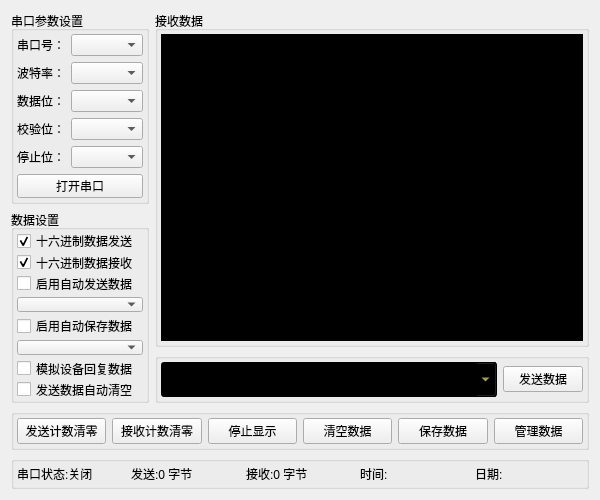
<?xml version="1.0" encoding="UTF-8"?>
<ui version="4.0">
 <class>frmMain</class>
 <widget class="QWidget" name="frmMain">
  <property name="geometry">
   <rect>
    <x>0</x>
    <y>0</y>
    <width>600</width>
    <height>500</height>
   </rect>
  </property>
  <property name="minimumSize">
   <size>
    <width>600</width>
    <height>500</height>
   </size>
  </property>
  <property name="windowTitle">
   <string>串口设备调试工具V1.0(作者:刘典武  QQ:517216493)</string>
  </property>
  <property name="windowIcon">
   <iconset resource="main.qrc">
    <normaloff>:/main.png</normaloff>:/main.png</iconset>
  </property>
  <layout class="QVBoxLayout" name="verticalLayout_5">
   <item>
    <layout class="QHBoxLayout" name="horizontalLayout_8">
     <item>
      <layout class="QVBoxLayout" name="verticalLayout_3">
       <item>
        <widget class="QGroupBox" name="gbox1">
         <property name="title">
          <string>串口参数设置</string>
         </property>
         <layout class="QVBoxLayout" name="verticalLayout">
          <property name="leftMargin">
           <number>3</number>
          </property>
          <property name="topMargin">
           <number>3</number>
          </property>
          <property name="rightMargin">
           <number>3</number>
          </property>
          <property name="bottomMargin">
           <number>3</number>
          </property>
          <item>
           <layout class="QHBoxLayout" name="horizontalLayout">
            <item>
             <widget class="QLabel" name="label">
              <property name="text">
               <string>串口号：</string>
              </property>
             </widget>
            </item>
            <item>
             <widget class="QComboBox" name="cboxPortName">
              <property name="sizePolicy">
               <sizepolicy hsizetype="Preferred" vsizetype="Fixed">
                <horstretch>1</horstretch>
                <verstretch>0</verstretch>
               </sizepolicy>
              </property>
             </widget>
            </item>
           </layout>
          </item>
          <item>
           <layout class="QHBoxLayout" name="horizontalLayout_2">
            <item>
             <widget class="QLabel" name="label_2">
              <property name="text">
               <string>波特率：</string>
              </property>
             </widget>
            </item>
            <item>
             <widget class="QComboBox" name="cboxBaudRate">
              <property name="sizePolicy">
               <sizepolicy hsizetype="Preferred" vsizetype="Fixed">
                <horstretch>1</horstretch>
                <verstretch>0</verstretch>
               </sizepolicy>
              </property>
              <property name="minimumSize">
               <size>
                <width>30</width>
                <height>0</height>
               </size>
              </property>
             </widget>
            </item>
           </layout>
          </item>
          <item>
           <layout class="QHBoxLayout" name="horizontalLayout_3">
            <item>
             <widget class="QLabel" name="label_3">
              <property name="text">
               <string>数据位：</string>
              </property>
             </widget>
            </item>
            <item>
             <widget class="QComboBox" name="cboxDataBit">
              <property name="sizePolicy">
               <sizepolicy hsizetype="Preferred" vsizetype="Fixed">
                <horstretch>1</horstretch>
                <verstretch>0</verstretch>
               </sizepolicy>
              </property>
             </widget>
            </item>
           </layout>
          </item>
          <item>
           <layout class="QHBoxLayout" name="horizontalLayout_4">
            <item>
             <widget class="QLabel" name="label_4">
              <property name="text">
               <string>校验位：</string>
              </property>
             </widget>
            </item>
            <item>
             <widget class="QComboBox" name="cboxParity">
              <property name="sizePolicy">
               <sizepolicy hsizetype="Preferred" vsizetype="Fixed">
                <horstretch>1</horstretch>
                <verstretch>0</verstretch>
               </sizepolicy>
              </property>
             </widget>
            </item>
           </layout>
          </item>
          <item>
           <layout class="QHBoxLayout" name="horizontalLayout_5">
            <item>
             <widget class="QLabel" name="label_5">
              <property name="text">
               <string>停止位：</string>
              </property>
             </widget>
            </item>
            <item>
             <widget class="QComboBox" name="cboxStopBit">
              <property name="sizePolicy">
               <sizepolicy hsizetype="Preferred" vsizetype="Fixed">
                <horstretch>1</horstretch>
                <verstretch>0</verstretch>
               </sizepolicy>
              </property>
             </widget>
            </item>
           </layout>
          </item>
          <item>
           <spacer name="verticalSpacer">
            <property name="orientation">
             <enum>Qt::Vertical</enum>
            </property>
            <property name="sizeType">
             <enum>QSizePolicy::Minimum</enum>
            </property>
            <property name="sizeHint" stdset="0">
             <size>
              <width>0</width>
              <height>0</height>
             </size>
            </property>
           </spacer>
          </item>
          <item>
           <widget class="QPushButton" name="btnOpen">
            <property name="sizePolicy">
             <sizepolicy hsizetype="Minimum" vsizetype="Expanding">
              <horstretch>0</horstretch>
              <verstretch>0</verstretch>
             </sizepolicy>
            </property>
            <property name="cursor">
             <cursorShape>PointingHandCursor</cursorShape>
            </property>
            <property name="text">
             <string>打开串口</string>
            </property>
           </widget>
          </item>
         </layout>
        </widget>
       </item>
       <item>
        <widget class="QGroupBox" name="gbox3">
         <property name="title">
          <string>数据设置</string>
         </property>
         <layout class="QVBoxLayout" name="verticalLayout_2">
          <property name="leftMargin">
           <number>3</number>
          </property>
          <property name="topMargin">
           <number>3</number>
          </property>
          <property name="rightMargin">
           <number>3</number>
          </property>
          <property name="bottomMargin">
           <number>3</number>
          </property>
          <item>
           <widget class="QCheckBox" name="ckHexSend">
            <property name="text">
             <string>十六进制数据发送</string>
            </property>
            <property name="checked">
             <bool>true</bool>
            </property>
           </widget>
          </item>
          <item>
           <widget class="QCheckBox" name="ckHexReceive">
            <property name="text">
             <string>十六进制数据接收</string>
            </property>
            <property name="checked">
             <bool>true</bool>
            </property>
           </widget>
          </item>
          <item>
           <widget class="QCheckBox" name="ckIsAutoSend">
            <property name="text">
             <string>启用自动发送数据</string>
            </property>
           </widget>
          </item>
          <item>
           <widget class="QComboBox" name="cboxSend"/>
          </item>
          <item>
           <widget class="QCheckBox" name="ckIsAutoSave">
            <property name="text">
             <string>启用自动保存数据</string>
            </property>
           </widget>
          </item>
          <item>
           <widget class="QComboBox" name="cboxSave"/>
          </item>
          <item>
           <widget class="QCheckBox" name="ckIsDebug">
            <property name="text">
             <string>模拟设备回复数据</string>
            </property>
           </widget>
          </item>
          <item>
           <widget class="QCheckBox" name="ckIsAutoClear">
            <property name="text">
             <string>发送数据自动清空</string>
            </property>
           </widget>
          </item>
         </layout>
        </widget>
       </item>
      </layout>
     </item>
     <item>
      <layout class="QVBoxLayout" name="verticalLayout_4">
       <item>
        <widget class="QGroupBox" name="gbox2">
         <property name="layoutDirection">
          <enum>Qt::LeftToRight</enum>
         </property>
         <property name="title">
          <string>接收数据</string>
         </property>
         <layout class="QHBoxLayout" name="horizontalLayout_6">
          <property name="leftMargin">
           <number>3</number>
          </property>
          <property name="topMargin">
           <number>3</number>
          </property>
          <property name="rightMargin">
           <number>3</number>
          </property>
          <property name="bottomMargin">
           <number>3</number>
          </property>
          <item>
           <widget class="QTextEdit" name="txtDataHex">
            <property name="enabled">
             <bool>true</bool>
            </property>
            <property name="sizePolicy">
             <sizepolicy hsizetype="Expanding" vsizetype="Expanding">
              <horstretch>0</horstretch>
              <verstretch>0</verstretch>
             </sizepolicy>
            </property>
            <property name="layoutDirection">
             <enum>Qt::LeftToRight</enum>
            </property>
            <property name="autoFillBackground">
             <bool>false</bool>
            </property>
            <property name="styleSheet">
             <string notr="true">background-color: rgb(0, 0, 0);
font: 14pt &quot;宋体&quot;;
color: rgb(255, 255, 127);</string>
            </property>
            <property name="frameShape">
             <enum>QFrame::StyledPanel</enum>
            </property>
            <property name="verticalScrollBarPolicy">
             <enum>Qt::ScrollBarAsNeeded</enum>
            </property>
            <property name="horizontalScrollBarPolicy">
             <enum>Qt::ScrollBarAsNeeded</enum>
            </property>
            <property name="readOnly">
             <bool>true</bool>
            </property>
           </widget>
          </item>
         </layout>
        </widget>
       </item>
       <item>
        <widget class="QGroupBox" name="gbox5">
         <property name="title">
          <string/>
         </property>
         <layout class="QHBoxLayout" name="horizontalLayout_7">
          <property name="leftMargin">
           <number>3</number>
          </property>
          <property name="topMargin">
           <number>3</number>
          </property>
          <property name="rightMargin">
           <number>3</number>
          </property>
          <property name="bottomMargin">
           <number>3</number>
          </property>
          <item>
           <widget class="QComboBox" name="txtSend">
            <property name="sizePolicy">
             <sizepolicy hsizetype="Preferred" vsizetype="Fixed">
              <horstretch>1</horstretch>
              <verstretch>0</verstretch>
             </sizepolicy>
            </property>
            <property name="font">
             <font>
              <family>宋体</family>
              <pointsize>14</pointsize>
              <weight>50</weight>
              <italic>false</italic>
              <bold>false</bold>
             </font>
            </property>
            <property name="styleSheet">
             <string notr="true">background-color: rgb(0, 0, 0);
font: 14pt &quot;宋体&quot;;
color: rgb(255, 255, 127);</string>
            </property>
            <property name="editable">
             <bool>true</bool>
            </property>
           </widget>
          </item>
          <item>
           <widget class="QPushButton" name="btnSend">
            <property name="cursor">
             <cursorShape>PointingHandCursor</cursorShape>
            </property>
            <property name="text">
             <string>发送数据</string>
            </property>
           </widget>
          </item>
         </layout>
        </widget>
       </item>
      </layout>
     </item>
    </layout>
   </item>
   <item>
    <widget class="QGroupBox" name="gbox6">
     <property name="title">
      <string/>
     </property>
     <layout class="QHBoxLayout" name="horizontalLayout_9">
      <property name="leftMargin">
       <number>3</number>
      </property>
      <property name="topMargin">
       <number>3</number>
      </property>
      <property name="rightMargin">
       <number>3</number>
      </property>
      <property name="bottomMargin">
       <number>3</number>
      </property>
      <item>
       <widget class="QPushButton" name="btnClearSend">
        <property name="sizePolicy">
         <sizepolicy hsizetype="Minimum" vsizetype="Preferred">
          <horstretch>0</horstretch>
          <verstretch>0</verstretch>
         </sizepolicy>
        </property>
        <property name="cursor">
         <cursorShape>PointingHandCursor</cursorShape>
        </property>
        <property name="text">
         <string>发送计数清零</string>
        </property>
       </widget>
      </item>
      <item>
       <widget class="QPushButton" name="btnClearReceive">
        <property name="sizePolicy">
         <sizepolicy hsizetype="Minimum" vsizetype="Preferred">
          <horstretch>0</horstretch>
          <verstretch>0</verstretch>
         </sizepolicy>
        </property>
        <property name="cursor">
         <cursorShape>PointingHandCursor</cursorShape>
        </property>
        <property name="text">
         <string>接收计数清零</string>
        </property>
       </widget>
      </item>
      <item>
       <widget class="QPushButton" name="btnStopShow">
        <property name="sizePolicy">
         <sizepolicy hsizetype="Minimum" vsizetype="Preferred">
          <horstretch>0</horstretch>
          <verstretch>0</verstretch>
         </sizepolicy>
        </property>
        <property name="cursor">
         <cursorShape>PointingHandCursor</cursorShape>
        </property>
        <property name="text">
         <string>停止显示</string>
        </property>
       </widget>
      </item>
      <item>
       <widget class="QPushButton" name="btnClearAll">
        <property name="sizePolicy">
         <sizepolicy hsizetype="Minimum" vsizetype="Preferred">
          <horstretch>0</horstretch>
          <verstretch>0</verstretch>
         </sizepolicy>
        </property>
        <property name="cursor">
         <cursorShape>PointingHandCursor</cursorShape>
        </property>
        <property name="text">
         <string>清空数据</string>
        </property>
       </widget>
      </item>
      <item>
       <widget class="QPushButton" name="btnSave">
        <property name="sizePolicy">
         <sizepolicy hsizetype="Minimum" vsizetype="Preferred">
          <horstretch>0</horstretch>
          <verstretch>0</verstretch>
         </sizepolicy>
        </property>
        <property name="cursor">
         <cursorShape>PointingHandCursor</cursorShape>
        </property>
        <property name="text">
         <string>保存数据</string>
        </property>
       </widget>
      </item>
      <item>
       <widget class="QPushButton" name="btnData">
        <property name="sizePolicy">
         <sizepolicy hsizetype="Minimum" vsizetype="Preferred">
          <horstretch>0</horstretch>
          <verstretch>0</verstretch>
         </sizepolicy>
        </property>
        <property name="cursor">
         <cursorShape>PointingHandCursor</cursorShape>
        </property>
        <property name="text">
         <string>管理数据</string>
        </property>
       </widget>
      </item>
     </layout>
    </widget>
   </item>
   <item>
    <widget class="QGroupBox" name="groupBox">
     <property name="title">
      <string/>
     </property>
     <layout class="QHBoxLayout" name="horizontalLayout_10">
      <property name="leftMargin">
       <number>3</number>
      </property>
      <property name="topMargin">
       <number>3</number>
      </property>
      <property name="rightMargin">
       <number>3</number>
      </property>
      <property name="bottomMargin">
       <number>3</number>
      </property>
      <item>
       <widget class="QLabel" name="labIsOpen">
        <property name="text">
         <string>串口状态:关闭</string>
        </property>
       </widget>
      </item>
      <item>
       <widget class="QLabel" name="labSend">
        <property name="text">
         <string>发送:0 字节</string>
        </property>
       </widget>
      </item>
      <item>
       <widget class="QLabel" name="labReceive">
        <property name="text">
         <string>接收:0 字节</string>
        </property>
       </widget>
      </item>
      <item>
       <widget class="QLabel" name="labTime">
        <property name="text">
         <string>时间:</string>
        </property>
       </widget>
      </item>
      <item>
       <widget class="QLabel" name="labDate">
        <property name="text">
         <string>日期:</string>
        </property>
       </widget>
      </item>
     </layout>
    </widget>
   </item>
  </layout>
 </widget>
 <layoutdefault spacing="6" margin="11"/>
 <resources>
  <include location="main.qrc"/>
 </resources>
 <connections/>
</ui>
